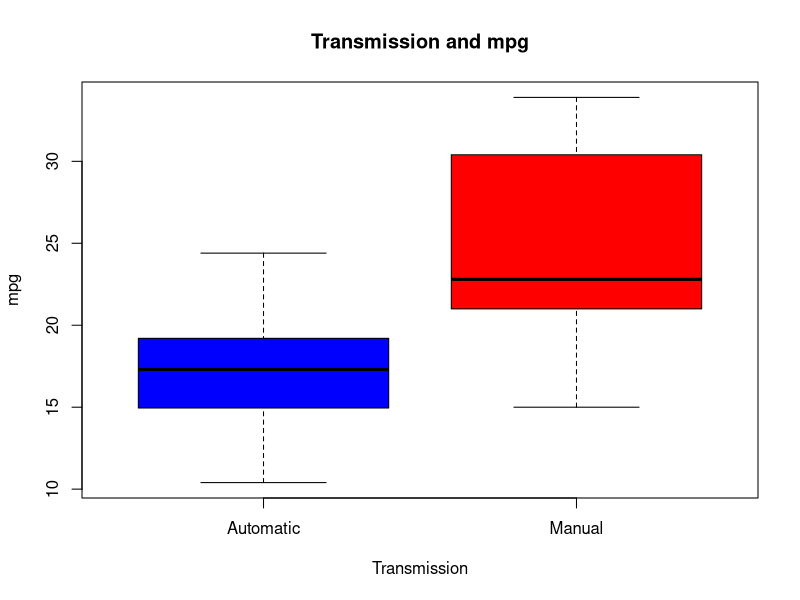
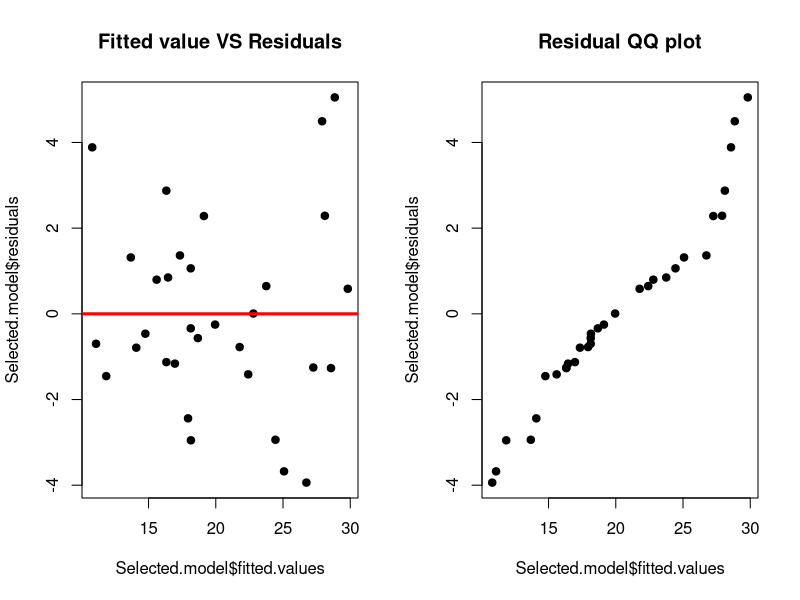
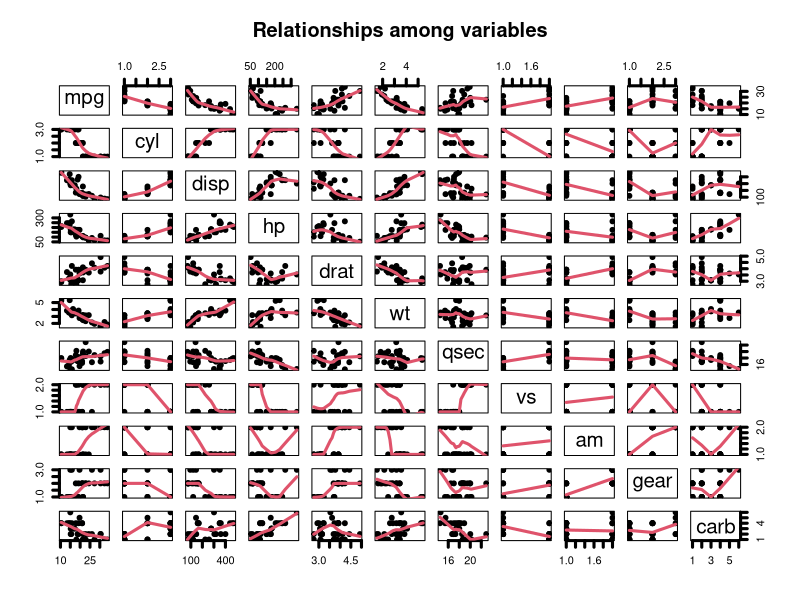

These figures' R source, in order:
## ---- chunk 1
data(mtcars)
## ---- chunk 2
mtcars$am<-as.factor(mtcars$am);mtcars$cyl <- as.factor(mtcars$cyl);mtcars$gear <- as.factor(mtcars$gear);mtcars$carb <- as.factor(mtcars$carb);mtcars$vs <- as.factor(mtcars$vs)
## ---- chunk 3
TTest<-t.test(x=mtcars[mtcars$am==0,]$mpg,y=mtcars[mtcars$am==1,]$mpg,paired=FALSE)
TTest$p.value
## ---- chunk 4
model<-lm(mpg~.,data=mtcars)
Selected.model<-step(model,direction="backward",k = 2)
## ---- chunk 5
Null.model<-lm(mpg~am,data=mtcars)
model1<-lm(mpg~am+cyl,data=mtcars)
model2<-lm(mpg~am+cyl+hp,data=mtcars)
anova(Null.model,model1,model2,Selected.model)[2:4,6]
## ---- chunk 6
leverage<-hatvalues(Selected.model)
sum(leverage>0.5)
## ---- chunk 7
boxplot(mtcars$mpg~mtcars$am,col=c("blue","red"),xlab="Transmission",ylab="mpg",main="Transmission and mpg",names=c("Automatic","Manual"))
## ---- chunk 8
par(mfrow=c(1,2))
plot(Selected.model$fitted.values,Selected.model$residuals,pch=19,main="Fitted value VS Residuals")
abline(0,0,col="Red",lwd=3)
qqplot(Selected.model$fitted.values,Selected.model$residuals,pch=19,main="Residual QQ plot")
## ---- chunk 9
plot(mtcars,panel=panel.smooth,pch=19,lwd=3,main="Relationships among variables")
## ---- chunk 10
summary(Selected.model)
